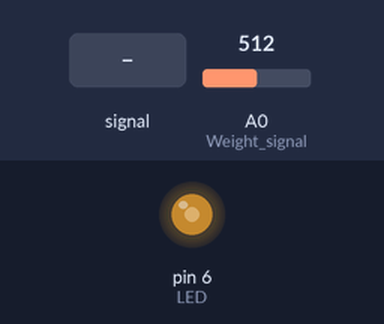
This sketch was run on a simulated Arduino Uno, built with avr-gcc and run on an emulated ATmega328P. Parts: output pins drawn as LEDs (lit = HIGH). Inputs (shaded band) come from the test bench; at power-on: A0 (Weight_signal) = 512.

Above: at 1.2 s.
1.3 s: A0 (Weight_signal) fed a 200 Hz sine of ±81 counts around its level
Timing chart, 0 to 2.8 s (numbered marks = the images above; inputs shaded):
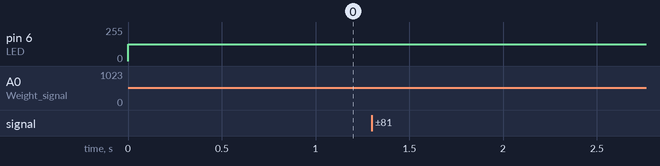

The sketch:

piezoelectric_pressure_sensor1.ino
```cpp
int Weight_signal=A0;
int Weight_value;
int LED=6;

void setup()
{
  pinMode(LED, OUTPUT);
  pinMode(Weight_signal,INPUT);
}

void loop()
{
  Weight_value=analogRead(Weight_signal);
  Weight_value=map( Weight_value,0, 1023, 0, 255);
  analogWrite(LED, Weight_value);

}
```
